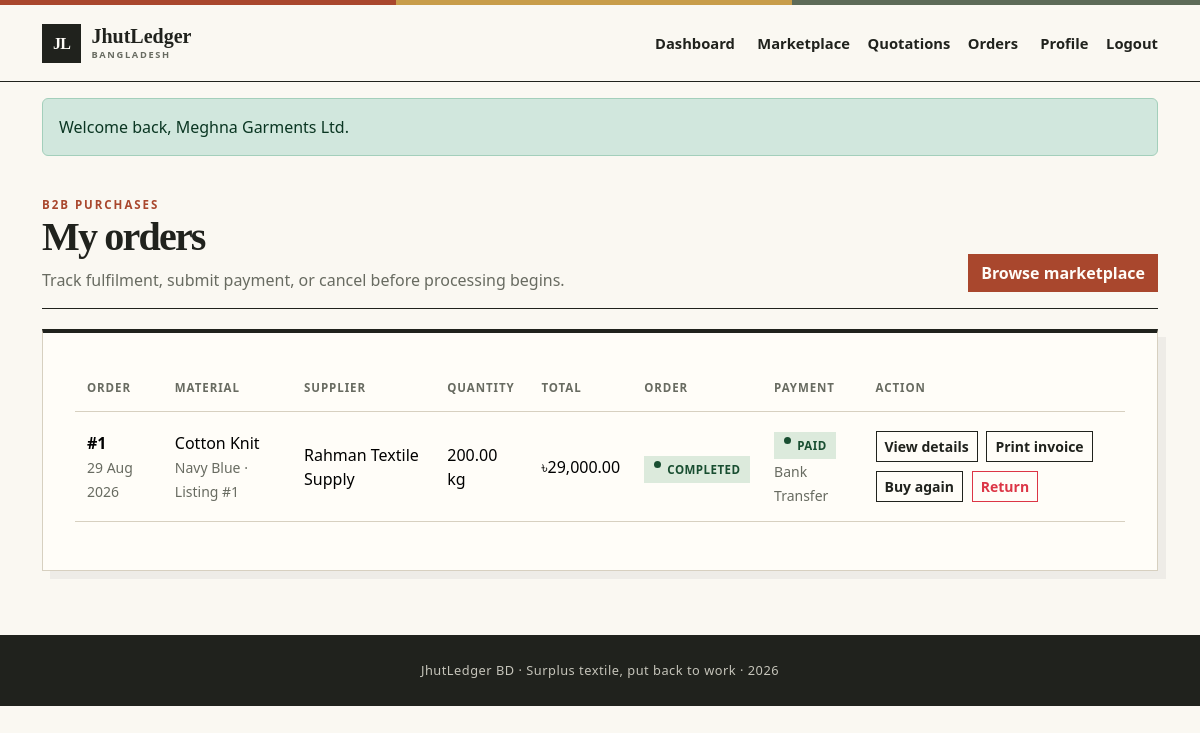
/Abir/b2b/orders.php (signed in), run on the app's committed database.
### tables this page shows
CREATE TABLE orders (
    order_id BIGINT UNSIGNED AUTO_INCREMENT PRIMARY KEY,
    buyer_id BIGINT UNSIGNED NOT NULL,
    quotation_id BIGINT UNSIGNED NULL UNIQUE,
    order_type ENUM('B2B', 'B2C') NOT NULL,
    order_date TIMESTAMP NOT NULL DEFAULT CURRENT_TIMESTAMP,
    order_status ENUM('Pending', 'Confirmed', 'Processing', 'Completed', 'Cancelled') NOT NULL DEFAULT 'Pending',
    total_amount DECIMAL(12,2) NOT NULL DEFAULT 0,
    CONSTRAINT fk_order_buyer FOREIGN KEY (buyer_id)
        REFERENCES users(user_id) ON UPDATE CASCADE ON DELETE RESTRICT,
    CONSTRAINT fk_order_quotation FOREIGN KEY (quotation_id)
        REFERENCES quotation(quotation_id) ON UPDATE CASCADE ON DELETE RESTRICT,
    CONSTRAINT chk_order_amount CHECK (total_amount >= 0),
    INDEX idx_order_buyer_status (buyer_id, order_status),
    INDEX idx_order_date (order_date)
);

CREATE TABLE textile_batch (
    batch_id BIGINT UNSIGNED AUTO_INCREMENT PRIMARY KEY,
    supplier_id BIGINT UNSIGNED NOT NULL,
    material_type VARCHAR(100) NOT NULL,
    composition VARCHAR(180) NOT NULL,
    color VARCHAR(80) NOT NULL,
    gsm DECIMAL(8,2) NOT NULL,
    `condition` ENUM('New', 'Surplus', 'Dead Stock', 'Recycled') NOT NULL,
    total_quantity DECIMAL(12,2) NOT NULL,
    available_quantity DECIMAL(12,2) NOT NULL,
    average_cost DECIMAL(12,2) NOT NULL,
    storage_location VARCHAR(180) NOT NULL,
    entry_date DATE NOT NULL,
    unit_of_measure VARCHAR(30) NOT NULL,
    status ENUM('Active', 'Closed', 'Inactive') NOT NULL DEFAULT 'Active',
    CONSTRAINT fk_batch_supplier FOREIGN KEY (supplier_id)
        REFERENCES supplier(user_id) ON UPDATE CASCADE ON DELETE RESTRICT,
    CONSTRAINT chk_batch_gsm CHECK (gsm > 0),
    CONSTRAINT chk_batch_total CHECK (total_quantity >= 0),
    CONSTRAINT chk_batch_available CHECK (available_quantity >= 0 AND available_quantity <= total_quantity),
    CONSTRAINT chk_batch_cost CHECK (average_cost >= 0),
    INDEX idx_batch_supplier_status (supplier_id, status),
    INDEX idx_batch_material (material_type),
    INDEX idx_batch_entry_date (entry_date)
);

CREATE TABLE listing (
    listing_id BIGINT UNSIGNED AUTO_INCREMENT PRIMARY KEY,
    batch_id BIGINT UNSIGNED NOT NULL,
    listed_quantity DECIMAL(12,2) NOT NULL,
    status ENUM('Active', 'Closed', 'Inactive', 'Sold Out') NOT NULL DEFAULT 'Active',
    created_at TIMESTAMP NOT NULL DEFAULT CURRENT_TIMESTAMP,
    CONSTRAINT fk_listing_batch FOREIGN KEY (batch_id)
        REFERENCES textile_batch(batch_id) ON UPDATE CASCADE ON DELETE RESTRICT,
    CONSTRAINT chk_listing_quantity CHECK (listed_quantity >= 0),
    INDEX idx_listing_batch_status (batch_id, status),
    INDEX idx_listing_created_at (created_at)
);

CREATE TABLE users (
    user_id BIGINT UNSIGNED AUTO_INCREMENT PRIMARY KEY,
    name VARCHAR(120) NOT NULL,
    email VARCHAR(190) NOT NULL UNIQUE,
    phone VARCHAR(30) NOT NULL,
    password_hash VARCHAR(255) NOT NULL,
    street VARCHAR(180) NOT NULL,
    city VARCHAR(100) NOT NULL,
    district VARCHAR(100) NOT NULL,
    postal_code VARCHAR(20) NOT NULL,
    user_status ENUM('Active', 'Inactive', 'Pending') NOT NULL DEFAULT 'Active',
    created_at TIMESTAMP NOT NULL DEFAULT CURRENT_TIMESTAMP,
    INDEX idx_users_status (user_status),
    INDEX idx_users_created_at (created_at)
);

CREATE TABLE order_item (
    order_id BIGINT UNSIGNED NOT NULL,
    line_no SMALLINT UNSIGNED NOT NULL,
    listing_id BIGINT UNSIGNED NOT NULL,
    quantity DECIMAL(12,2) NOT NULL,
    selling_price DECIMAL(12,2) NOT NULL,
    average_cost_snapshot DECIMAL(12,2) NOT NULL,
    gross_profit DECIMAL(12,2) NOT NULL,
    PRIMARY KEY (order_id, line_no),
    CONSTRAINT fk_order_item_order FOREIGN KEY (order_id)
        REFERENCES orders(order_id) ON UPDATE CASCADE ON DELETE RESTRICT,
    CONSTRAINT fk_order_item_listing FOREIGN KEY (listing_id)
        REFERENCES listing(listing_id) ON UPDATE CASCADE ON DELETE RESTRICT,
    CONSTRAINT chk_order_item_line CHECK (line_no > 0),
    CONSTRAINT chk_order_item_quantity CHECK (quantity > 0),
    CONSTRAINT chk_order_item_price CHECK (selling_price >= 0),
    CONSTRAINT chk_order_item_cost CHECK (average_cost_snapshot >= 0),
    INDEX idx_order_item_listing (listing_id)
);

CREATE TABLE payment (
    payment_id BIGINT UNSIGNED AUTO_INCREMENT PRIMARY KEY,
    order_id BIGINT UNSIGNED NOT NULL UNIQUE,
    amount DECIMAL(12,2) NOT NULL,
    payment_method ENUM('Cash', 'Bank Transfer', 'Mobile Banking', 'Card') NOT NULL,
    payment_status ENUM('Pending', 'Paid', 'Failed', 'Refunded') NOT NULL DEFAULT 'Pending',
    payment_date DATETIME NULL,
    CONSTRAINT fk_payment_order FOREIGN KEY (order_id)
        REFERENCES orders(order_id) ON UPDATE CASCADE ON DELETE RESTRICT,
    CONSTRAINT chk_payment_amount CHECK (amount >= 0),
    INDEX idx_payment_status (payment_status)
);

### Abir/b2b/orders.php (called while the page is built, shortened)
<?php
require __DIR__ . '/../../Mixed/includes/bootstrap.php';
$orderType = 'B2B';
require __DIR__ . '/../../Mixed/includes/buyer-orders-page.php';

### Mixed/includes/functions.php (called while the page is built, shortened)
<?php
function appConfig(?string $key = null): mixed
{
    global $app;
    return $key === null ? $app : ($app[$key] ?? null);
}
function e(mixed $value): string
{
    return htmlspecialchars((string) $value, ENT_QUOTES | ENT_SUBSTITUTE, 'UTF-8');
}
function url(string $path = ''): string
{
    $base = (string) appConfig('base_url');
    return $base . ($path === '' ? '' : '/' . ltrim($path, '/'));
}
function statusClass(string $status): string
{
    return match (strtolower($status)) {
        'active', 'paid', 'accepted', 'completed' => 'badge-success',
        'inactive', 'rejected', 'failed', 'cancelled' => 'badge-danger',
        default => 'badge-warning',
    };
}
function money(float|string $amount): string
{
    return '৳' . number_format((float) $amount, 2);
}

### Mixed/config/app.php (called while the page is built, shortened)
<?php
return [
    'name' => 'JhutLedger BD',
    'base_url' => rtrim(getenv('JHUTLEDGER_BASE_URL') ?: '/jhutledger', '/'),
    'admin_emails' => array_values(array_filter(array_map(
        static fn (string $email): string => strtolower(trim($email)),
        explode(',', getenv('JHUTLEDGER_ADMIN_EMAILS') ?: 'admin@jhutledger.local')
    ))),
];

### Mixed/includes/bootstrap.php (called while the page is built, shortened)
<?php
$app = require __DIR__ . '/../config/app.php';
require_once __DIR__ . '/functions.php';

### Mixed/includes/services/orders.php (called while the page is built, shortened)
<?php
function displayOrderStatus(array $order): string
{
    return !empty($order["has_return"]) ? "Returned" : (string) $order["order_status"];
}

### Mixed/includes/buyer-orders-page.php (the view, shortened to what this page needs)
<?php
$pdo = db();
$buyerId = (int) currentUser()['user_id'];
$statement = $pdo->prepare(
    "SELECT o.*, oi.quantity, oi.selling_price, l.listing_id,
            b.material_type, b.color, b.unit_of_measure, supplier.name AS supplier_name,
            p.payment_id, p.payment_method, p.payment_status,
            EXISTS(SELECT 1 FROM stock_transaction returned WHERE returned.order_id=o.order_id AND returned.transaction_type='RETURNED') has_return
     FROM orders o
     JOIN order_item oi ON oi.order_id = o.order_id AND oi.line_no = 1
     JOIN listing l ON l.listing_id = oi.listing_id
     JOIN textile_batch b ON b.batch_id = l.batch_id
     JOIN users supplier ON supplier.user_id = b.supplier_id
     LEFT JOIN payment p ON p.order_id = o.order_id
     WHERE o.buyer_id = ? AND o.order_type = ?
     ORDER BY o.order_date DESC, o.order_id DESC"
);
$statement->execute([$buyerId, $orderType]);
$orders = $statement->fetchAll();
require __DIR__ . '/header.php';
?>
<main class="container">
    <div class="page-head">
        <div>
            <div class="eyebrow"><?= e($orderType) ?> purchases</div>
            <h1>My orders</h1>
            <p>Track fulfilment, submit payment, or cancel before processing begins.</p>
        </div>
        <a class="btn btn-primary" href="<?= e(url('Abir/marketplace.php')) ?>">Browse marketplace</a>
    </div>
    <section class="panel mt-0">
        <div class="table-wrap">
            <table class="table align-middle responsive-table">
                <thead>
                    <tr>
                        <th>Order</th>
                        <th>Material</th>
                        <th>Supplier</th>
                        <th>Quantity</th>
                        <th>Total</th>
                        <th>Order</th>
                        <th>Payment</th>
                        <th>Action</th>
                    </tr>
                </thead>
                <tbody>
                    <?php foreach ($orders as $order): ?>
                    <tr>
                        <td data-label="Order">
                            <strong>#<?= e($order['order_id']) ?> </strong>
                            <br />
                            <small class="muted"> <?= e(date('d M Y', strtotime($order['order_date']))) ?> </small>
                        </td>
                        <td data-label="Material">
                            <?= e($order['material_type']) ?>
                            <br />
                            <small class="muted"> <?= e($order['color']) ?> · Listing #<?= e($order['listing_id']) ?> </small>
                        </td>
                        <td data-label="Supplier"><?= e($order['supplier_name']) ?></td>
                        <td data-label="Quantity"><?= e($order['quantity']) ?> <?= e($order['unit_of_measure']) ?></td>
                        <td data-label="Total"><?= e(money($order['total_amount'])) ?></td>
                        <td data-label="Order status">
                            <span class="<?= e(statusClass(displayOrderStatus($order))) ?>"> <?= e(displayOrderStatus($order)) ?> </span>
                        </td>
                        <td data-label="Payment">
                            <?php if ($order['payment_status']): ?>
                            <span class="<?= e(statusClass($order['payment_status'])) ?>"> <?= e($order['payment_status']) ?> </span>
                            <br />
                            <small class="muted"> <?= e($order['payment_method']) ?> </small>
                            <?php else: ?>
                            <span class="badge-soft">Not submitted</span>
                            <?php endif; ?>
                        </td>
                        <td data-label="Actions">
                            <div class="action-row">
                                <a class="btn btn-sm btn-outline-primary" href="<?=e(url('Mixed/order.php?id=' . $order['order_id']))?>">View details</a>
                                <a class="btn btn-sm btn-outline-primary" href="<?=e(url('Mixed/invoice.php?id=' . $order['order_id']))?>">Print invoice</a>
<?php if (in_array($order['order_status'], ['Completed', 'Cancelled'], true)): ?>
                                <form method="post" action="<?= e(url('Mixed/actions/repeat-order.php')) ?>">
                                    <button class="btn btn-sm btn-outline-primary" type="submit">Buy again</button>
                                </form>
                                <?php endif; ?>
<?php if ($order['order_status'] === 'Completed' && !$order['has_return']): ?>
                                <a class="btn btn-sm btn-outline-danger" href="<?= e(url('Mixed/return.php?order_id=' . $order['order_id'])) ?>">Return</a>
                                <?php endif; ?>
                            </div>
                        </td>
                    </tr>
                    <?php endforeach; ?>
                </tbody>
            </table>
        </div>
    </section>
</main>
<?php require __DIR__ . '/footer.php'; ?>

### Mixed/assets/css/app.css (style rules this page uses)
:root { --ink: #20221d; --muted: #686b61; --rust: #a9472d; --rust-dark: #80301f; --jute: #c89d4a; --sage: #5d6b58; --paper: #f3efe5; --paper-light: #faf8f2; --white: #fffdf8; --line: #d7d0c0; }
* { box-sizing: border-box; }
html { scroll-behavior: smooth; }
body { min-height: 100vh; margin: 0; color: var(--ink); background: var(--paper-light); font-family: "Segoe UI", Arial, sans-serif; }
a { color: var(--rust-dark); }
.container { width: min(1180px, calc(100% - 2.5rem)); margin-inline: auto; }
.eyebrow { color: var(--rust); font-size: 0.72rem; font-weight: 800; letter-spacing: 0.17em; text-transform: uppercase; }
h1, h2, h3 { font-family: Georgia, "Times New Roman", serif; }
h1 { font-weight: 700; letter-spacing: -0.045em; }
.btn { border-radius: 0; font-weight: 700; }
.btn-primary { color: var(--white); background: var(--rust); border-color: var(--rust); }
.btn-outline-primary { color: var(--ink); border-color: var(--ink); }
.panel { padding: clamp(1.25rem, 3vw, 2rem); margin: 2rem 0; background: var(--white); border: 1px solid var(--line); border-top: 4px solid var(--ink); border-radius: 0; box-shadow: 8px 8px 0 rgba(32, 34, 29, 0.05); }
.page-head { display: flex; align-items: end; justify-content: space-between; gap: 1rem; margin: 2.5rem 0 1.25rem; padding-bottom: 1rem; border-bottom: 1px solid var(--ink); }
.page-head h1 { margin-bottom: 0; }
.page-head p { margin: 0.4rem 0 0; color: var(--muted); }
.badge-soft, .badge-success, .badge-warning, .badge-danger { display: inline-flex; padding: 0.3rem 0.6rem; border-radius: 0; font-size: 0.72rem; font-weight: 800; letter-spacing: 0.04em; text-transform: uppercase; }
.badge-success { color: #194e31; background: #dceadc; }
.table-wrap { overflow-x: auto; }
.table { --bs-table-bg: transparent; }
.table > :not(caption) > * > * { padding: 0.9rem 0.75rem; border-color: var(--line); }
.table thead th { color: var(--muted); font-size: 0.72rem; letter-spacing: 0.08em; text-transform: uppercase; }
.muted { color: var(--muted); }
.action-row { display: flex; align-items: center; gap: 0.55rem; flex-wrap: wrap; }
.action-row form { margin: 0; }
.badge-soft::before, .badge-success::before, .badge-warning::before, .badge-danger::before { content: ""; width: 0.45rem; height: 0.45rem; margin-right: 0.4rem; border-radius: 50%; background: currentColor; }
@media (prefers-reduced-motion: no-preference) { .motion-ready .reveal { opacity: 0; transform: translateY(24px); transition: opacity 0.7s cubic-bezier(0.22, 1, 0.36, 1), transform 0.7s cubic-bezier(0.22, 1, 0.36, 1); transition-delay: var(--reveal-delay, 0ms); } }
@media (prefers-reduced-motion: no-preference) { .motion-ready .reveal.is-visible { opacity: 1; transform: translate(0, 0); } }

### data on the page
orders: order_id "1", order_date "29 Aug 2026", textile_batch.material_type "Cotton Knit", textile_batch.color "Navy Blue", listing.listing_id "1", users.name "Rahman Textile Supply", order_item.quantity "200.00", textile_batch.unit_of_measure "kg", total_amount "৳29,000.00", order_status "COMPLETED", payment.payment_status "PAID", payment.payment_method "Bank Transfer"

### other printed values
$flash['message'] "Welcome back, Meghna Garments Ltd."
$orderType "B2B"
